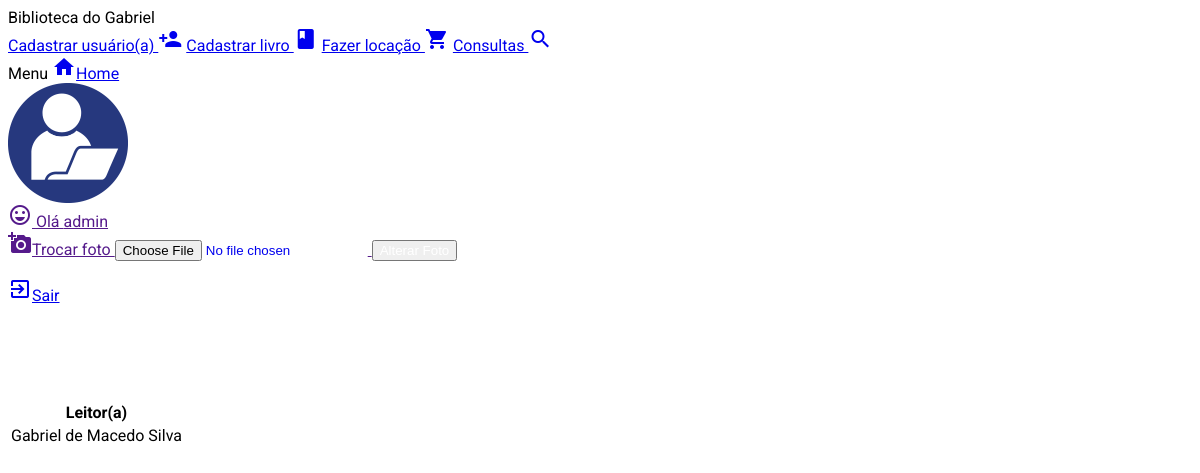
Page /recebeleitornome.php (signed in) on the committed database.
### tables this page shows
CREATE TABLE IF NOT EXISTS `usuarios` (
  `id` int(11) NOT NULL AUTO_INCREMENT,
  `nome` varchar(255) NOT NULL,
  `login` varchar(255) NOT NULL,
  `senha` varchar(255) NOT NULL,
  `foto` varchar(255) NOT NULL,
  PRIMARY KEY (`id`)
);

CREATE TABLE IF NOT EXISTS `leitor` (
  `idLeitor` int(11) NOT NULL AUTO_INCREMENT,
  `nome` varchar(30) NOT NULL,
  `telefone` varchar(20) NOT NULL,
  `email` varchar(30) NOT NULL,
  PRIMARY KEY (`idLeitor`),
  UNIQUE KEY `nome` (`nome`),
  UNIQUE KEY `email` (`email`),
  UNIQUE KEY `nome_2` (`nome`)
);

### antisql.php (called while the page is built)
<?php
function antisql($conexao,$string){
	$string = get_magic_quotes_gpc() ? stripslashes($string) : $string;
	$string = mysqli_real_escape_string($conexao,$string);
	return $string;
}
?>

### recebeleitornome.php (the view, shortened to what this page needs)
<html>
  <head>
    <link rel="stylesheet" href="https://code.getmdl.io/1.3.0/material.light_blue-yellow.min.css" />
    <link rel="stylesheet" href="styles.css">
   <link href="//cdn.muicss.com/mui-0.9.20/css/mui.min.css" rel="stylesheet" type="text/css" />
	</head>
  <?php
  include 'config.php';
  $sql = "SELECT * FROM usuarios WHERE login = '".$_SESSION['login']."'";
  $sqlExecuta = mysqli_query($conexao,$sql);
  $user = mysqli_fetch_assoc($sqlExecuta);
  ?>
  <body>
<div class="mdl-layout mdl-js-layout">
  <header class="mdl-layout__header mdl-layout__header--scroll">
    <div class="mdl-layout__header-row">
      <span class="mdl-layout-title"> Biblioteca do Gabriel</span>
      <nav class="mdl-navigation">
      <a class="mdl-navigation__link" href="caduser.php">Cadastrar usuário(a)&nbsp;<i class="material-icons">person_add</i></a>
        <a class="mdl-navigation__link" href="cadbook.php">Cadastrar livro&nbsp;<i class="material-icons">book</i></a>
        <a class="mdl-navigation__link" href="cadaluguel.php">Fazer locação&nbsp;<i class="material-icons">shopping_cart</i></a>
        <a class="mdl-navigation__link" href="consultas.php">Consultas&nbsp;<i class="material-icons">search</i></a>
      </nav>
    </div>
  </header>
  <div class="mdl-layout__drawer">
    <span class="mdl-layout-title">Menu</span>
    <a class="mdl-navigation__link" href="dashboard.php"><i class="mdl-color-text--blue-grey-400 material-icons" role="presentation">home</i>Home</a>
          <a class="mdl-navigation__link" href="">
    <nav class="mdl-navigation">
    <img src="images/<?php echo $user['foto']; ?>" class="demo-avatar"></br>
    <i class="material-icons">sentiment_very_satisfied</i>&nbsp;<span>Olá <?php echo $user["nome"];?></span>
            <div class="mdl-layout-spacer">
          <form action="altera_fotos.php" method="post" enctype="multipart/form-data"><i class="material-icons">add_a_photo</i>Trocar foto
           <input class="mdl-textfield__input" type="file" name="arquivo" id="arquivo">
            <input class="mdl-button mdl-js-button mdl-button--raised mdl-button--colored mdl-js-ripple-effect" type="submit" value="Alterar Foto" style="color: #FFF;"/>
          </form>
          </a>
          <a class="mdl-navigation__link" href="sair.php"><i class="material-icons">exit_to_app</i>Sair</a></br></br></br></br></br></br>
          </div>
          </div>
  <main class="mdl-layout__content">
    <div class="page-content">
    <table class="mui-table mui-table--bordered">
    <?php
  include "config.php";
  include "antisql.php";
  $user = antisql($conexao,$_POST["nomeleitor"]);
  $sql = "SELECT *FROM leitor WHERE nome LIKE '%$user%'";
  $sqlExecuta = mysqli_query($conexao,$sql);
  if(mysqli_num_rows($sqlExecuta) >0){
  ?>
  <thead>
    <tr>
      <th>Leitor(a)</th>
      <?php while ($linha = mysqli_fetch_assoc($sqlExecuta)){
        ?>
    </tr>
  </thead>
  <tbody>
    <tr>
      <td><?php echo $linha["nome"];?></td>
    </tr>
    <?php
}
}
else{
    ?>
    <td><i class="material-icons">sentiment_very_dissatisfied</i>&nbsp;Leitor(a) não encontrado</td>
    <?php
}
?>
  </tbody>
</table>
</div>
  </main>
  </body>
</html>

### styles.css (style rules this page uses)
html, body { font-family: 'Roboto', 'Helvetica', sans-serif; }

### rows in the picture
usuarios: foto (picture), nome "admin"
leitor: nome "Gabriel de Macedo Silva"
